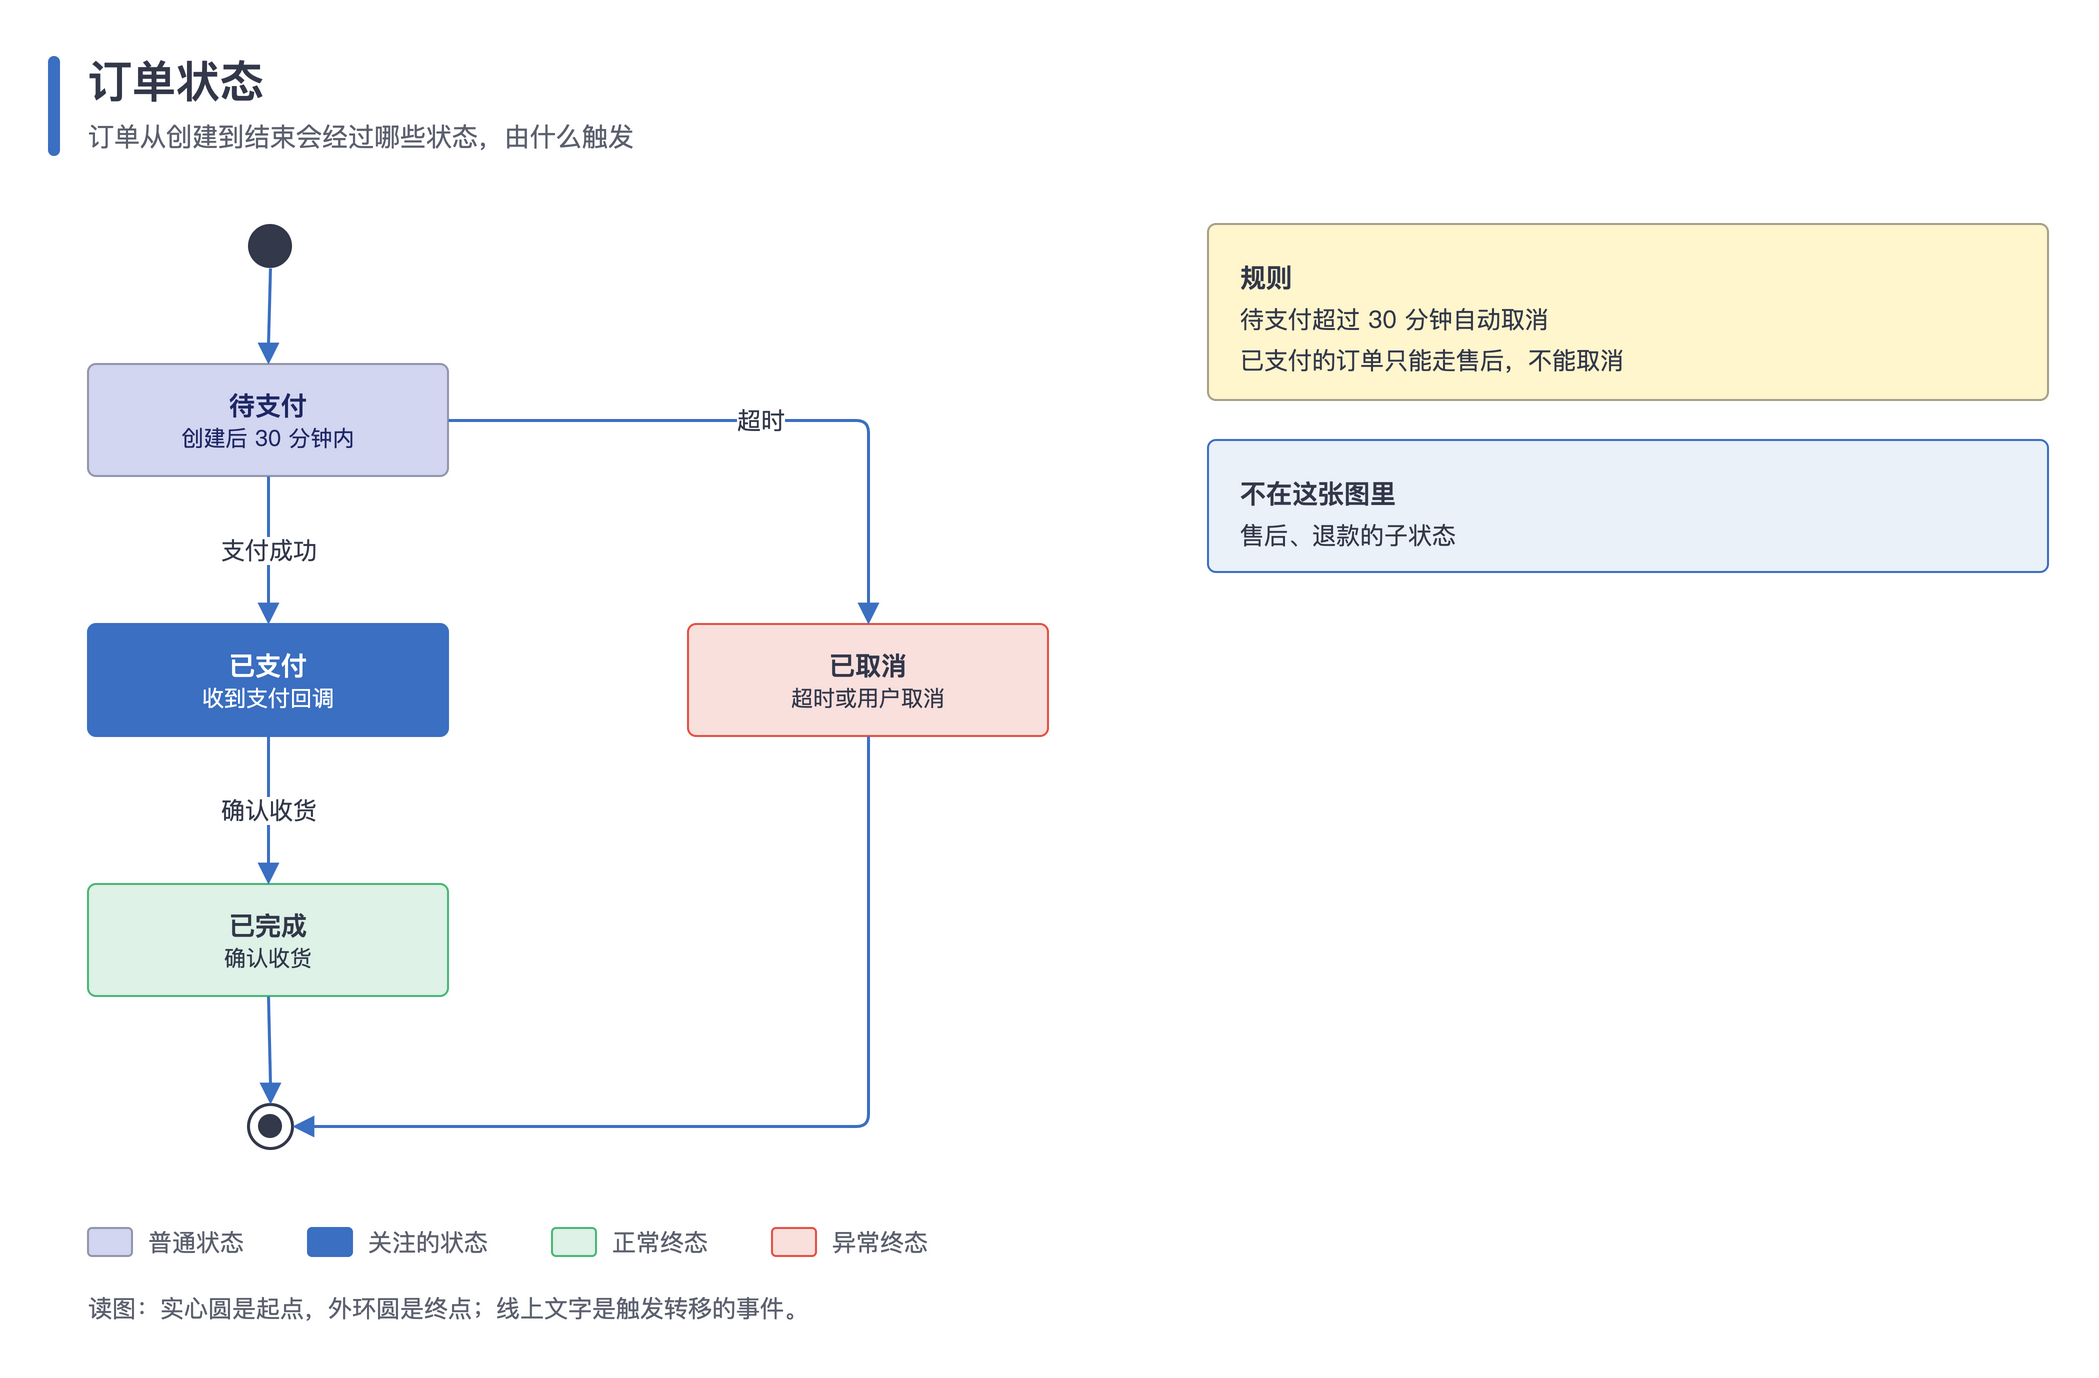

This chart was generated by the following Python code:
#!/usr/bin/env python3
"""状态图：起点实心圆，终点外环加实心圆，状态用圆角卡片，转移线写触发条件，终态按状态色上色。

用到：dot 起止、状态色 ok / bad、key 当前关注的状态、回环拐点。
运行后在本目录生成 state.drawio 和 state.png。
"""
import os
import sys

HERE = os.path.dirname(os.path.abspath(__file__))
sys.path.insert(0, os.path.join(os.path.dirname(HERE), 'scripts'))
from drawio_kit import Diagram  # noqa: E402

MIN_SIDE = int(os.environ.get('DIAGRAM_MIN_SIDE', 4000))

d = Diagram('订单状态', '订单从创建到结束会经过哪些状态，由什么触发')
start = d.dot(140, 120, 'start')
pending = d.box(60, 190, 180, 56, '待支付', '创建后 30 分钟内', role='lav')
paid = d.box(60, 320, 180, 56, '已支付', '收到支付回调', role='key')
done = d.box(60, 450, 180, 56, '已完成', '确认收货', role='ok')
cancelled = d.box(360, 320, 180, 56, '已取消', '超时或用户取消', role='bad')
end = d.dot(140, 560, 'end')

d.edge(start, pending, src='B', dst='T')
d.edge(pending, paid, '支付成功', src='B', dst='T')
d.edge(pending, cancelled, '超时', src='R', dst='T', points=[(450, 218)])
d.edge(paid, done, '确认收货', src='B', dst='T')
d.edge(done, end, src='B', dst='T')
d.edge(cancelled, end, src='B', dst='R', points=[(450, 571)])

y = d.panel(620, 120, 420, '规则', ['待支付超过 30 分钟自动取消', '已支付的订单只能走售后，不能取消'])
d.panel(620, y + 20, 420, '不在这张图里', ['售后、退款的子状态'], kind='soft')
d.legend(60, 620, [('lav', '普通状态'), ('key', '关注的状态'), ('ok', '正常终态'), ('bad', '异常终态')])
d.footer(60, 652, '读图：实心圆是起点，外环圆是终点；线上文字是触发转移的事件。')

name = os.path.join(HERE, 'state')
d.save(name + '.drawio')
d.export(name + '.drawio', name + '.png', scale=d.scale_for(MIN_SIDE))
